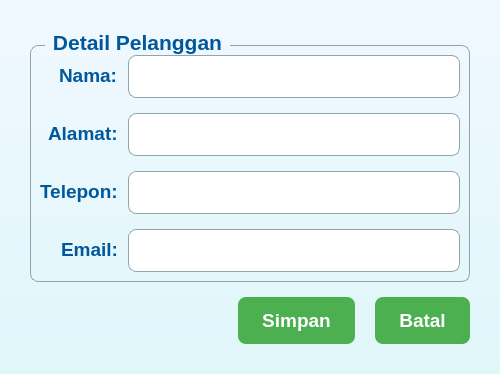
<?xml version="1.0" encoding="UTF-8"?>
<ui version="4.0">
 <class>PelangganDialog</class>
 <widget class="QDialog" name="PelangganDialog">
  <property name="geometry">
   <rect>
    <x>0</x>
    <y>0</y>
    <width>500</width>
    <height>350</height>
   </rect>
  </property>
  <property name="windowTitle">
   <string>Tambah/Edit Pelanggan</string>
  </property>
  <property name="styleSheet">
   <string notr="true">QDialog {
    background: qlineargradient(x1:0, y1:0, x2:0, y2:1, stop:0 #f0f8ff, stop:1 #e0f7fa);
    border-radius: 10px;
}

QPushButton {
    background-color: #4caf50;
    color: white;
    padding: 12px 24px;
    border: none;
    border-radius: 8px;
    font: bold 14pt Arial;
}

QPushButton:hover {
    background-color: #43a047;
    box-shadow: 0 3px 6px rgba(0,0,0,0.2);
}

QLabel {
    font: bold 14pt Arial;
    color: #01579b;
}

QLineEdit {
    padding: 10px;
    border: 1px solid #90a4ae;
    border-radius: 8px;
    background-color: #ffffff;
    font: 12pt Arial;
}

QGroupBox {
    border: 1px solid #90a4ae;
    border-radius: 8px;
    margin-top: 15px;
    font: bold 16pt Arial;
    color: #01579b;
}

QGroupBox::title {
    subcontrol-origin: margin;
    left: 15px;
    padding: 0 5px 0 5px;
}</string>
  </property>
  <layout class="QVBoxLayout" name="verticalLayout">
   <property name="spacing">
    <number>15</number>
   </property>
   <property name="leftMargin">
    <number>30</number>
   </property>
   <property name="topMargin">
    <number>30</number>
   </property>
   <property name="rightMargin">
    <number>30</number>
   </property>
   <property name="bottomMargin">
    <number>30</number>
   </property>
   <item>
    <widget class="QGroupBox" name="groupBox_pelanggan">
     <property name="title">
      <string>Detail Pelanggan</string>
     </property>
     <layout class="QFormLayout" name="formLayout">
      <property name="labelAlignment">
       <set>Qt::AlignRight|Qt::AlignTrailing|Qt::AlignVCenter</set>
      </property>
      <property name="formAlignment">
       <set>Qt::AlignLeading|Qt::AlignLeft|Qt::AlignVCenter</set>
      </property>
      <property name="horizontalSpacing">
       <number>10</number>
      </property>
      <property name="verticalSpacing">
       <number>15</number>
      </property>
      <item row="0" column="0">
       <widget class="QLabel" name="label_nama">
        <property name="text">
         <string>Nama:</string>
        </property>
       </widget>
      </item>
      <item row="0" column="1">
       <widget class="QLineEdit" name="namaLineEdit"/>
      </item>
      <item row="1" column="0">
       <widget class="QLabel" name="label_alamat">
        <property name="text">
         <string>Alamat:</string>
        </property>
       </widget>
      </item>
      <item row="1" column="1">
       <widget class="QLineEdit" name="alamatLineEdit"/>
      </item>
      <item row="2" column="0">
       <widget class="QLabel" name="label_telepon">
        <property name="text">
         <string>Telepon:</string>
        </property>
       </widget>
      </item>
      <item row="2" column="1">
       <widget class="QLineEdit" name="teleponLineEdit"/>
      </item>
      <item row="3" column="0">
       <widget class="QLabel" name="label_email">
        <property name="text">
         <string>Email:</string>
        </property>
       </widget>
      </item>
      <item row="3" column="1">
       <widget class="QLineEdit" name="emailLineEdit"/>
      </item>
     </layout>
    </widget>
   </item>
   <item>
    <layout class="QHBoxLayout" name="horizontalLayout">
     <property name="spacing">
      <number>20</number>
     </property>
     <item>
      <spacer name="horizontalSpacer_pelanggan">
       <property name="orientation">
        <enum>Qt::Horizontal</enum>
       </property>
       <property name="sizeHint" stdset="0">
        <size>
         <width>40</width>
         <height>20</height>
        </size>
       </property>
      </spacer>
     </item>
     <item>
      <widget class="QPushButton" name="simpanButton">
       <property name="text">
        <string>Simpan</string>
       </property>
       <property name="icon">
        <iconset>
         <normaloff>save.png</normaloff>save.png</iconset>
       </property>
      </widget>
     </item>
     <item>
      <widget class="QPushButton" name="batalButton">
       <property name="text">
        <string>Batal</string>
       </property>
       <property name="icon">
        <iconset>
         <normaloff>cancel.png</normaloff>cancel.png</iconset>
       </property>
      </widget>
     </item>
    </layout>
   </item>
  </layout>
 </widget>
 <resources>
  <include location="resources.qrc"/>
 </resources>
 <connections>
  <connection>
   <sender>batalButton</sender>
   <signal>clicked()</signal>
   <receiver>PelangganDialog</receiver>
   <slot>reject()</slot>
   <hints>
    <hint type="sourcelabel">
     <x>350</x>
     <y>300</y>
    </hint>
    <hint type="destinationlabel">
     <x>250</x>
     <y>175</y>
    </hint>
   </hints>
  </connection>
 </connections>
</ui>
